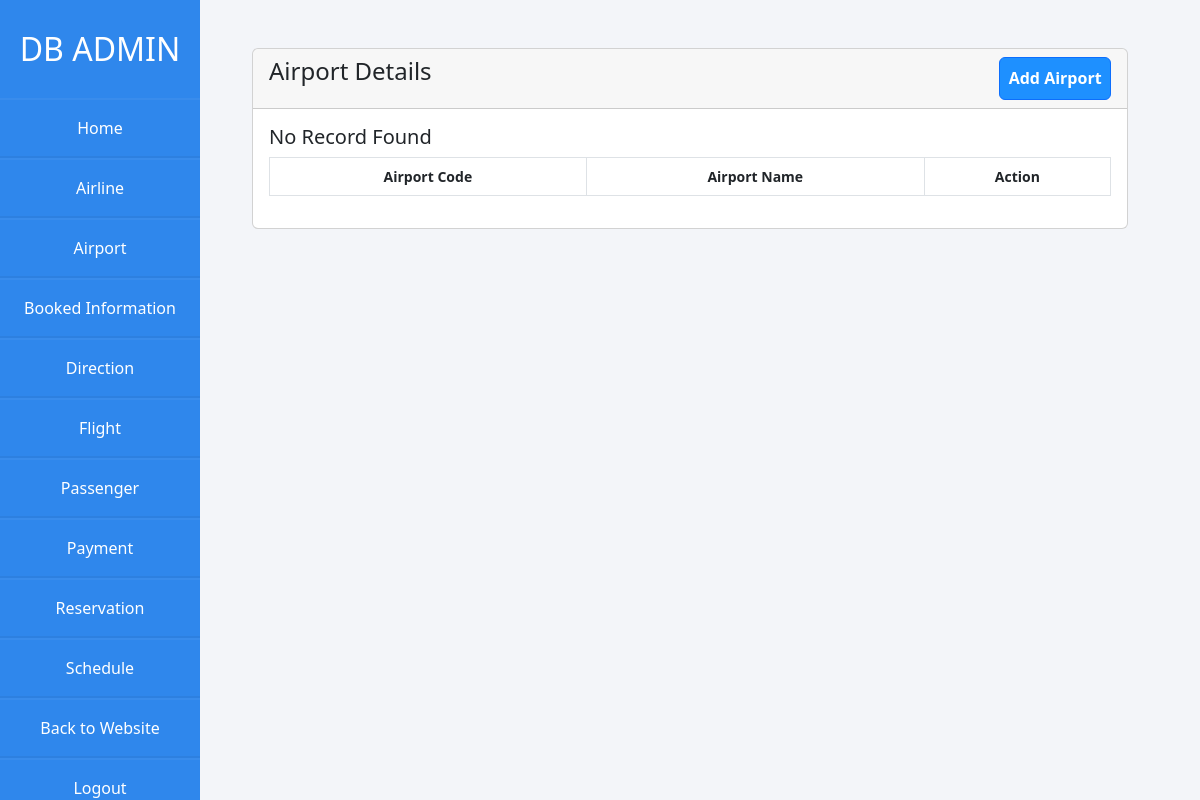
/Airlines/admin/airport.php, run on an earlier commit of the app's database.
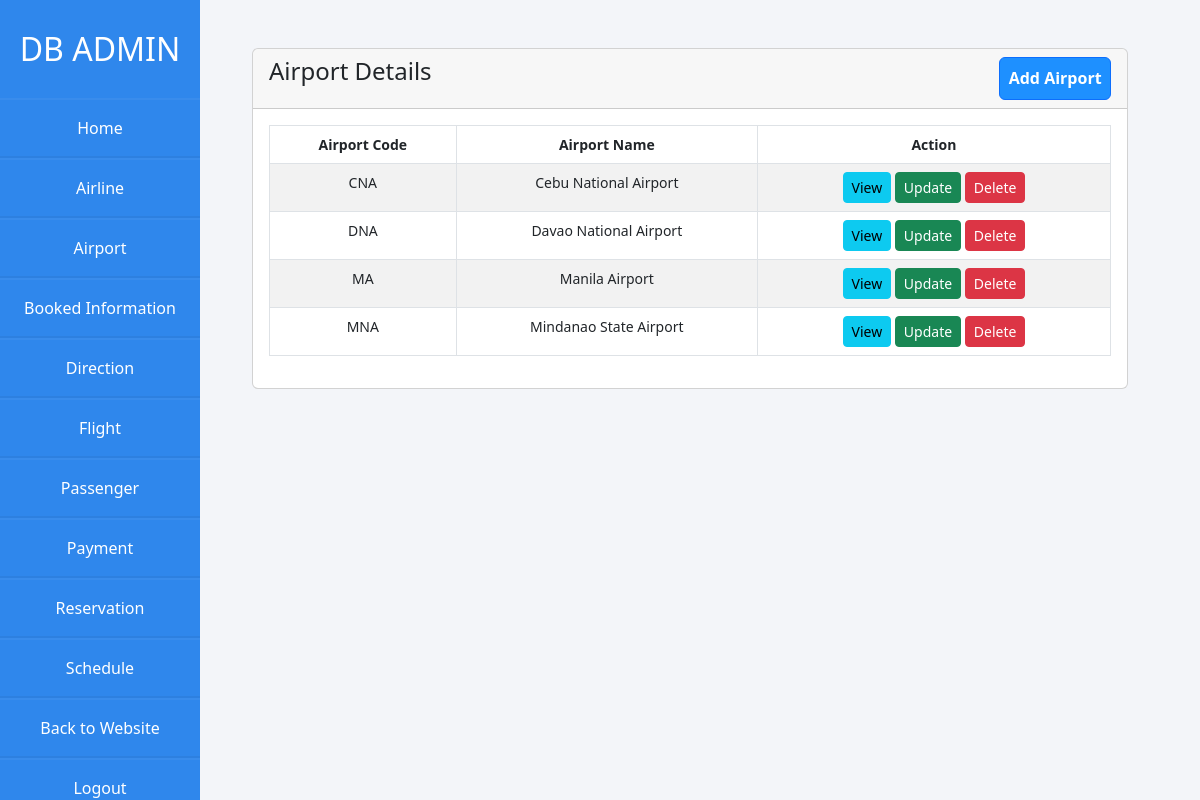
And on a later commit of the database.
### tables this page shows
CREATE TABLE `airport` (
  `airport_code` char(3) NOT NULL,
  `airport_name` varchar(255) NOT NULL
);

### Airlines/admin/airport.php (the view, shortened to what this page needs)
<?php
  require 'dbcon.php';
?>
<!doctype html>
<html lang="en">
  <head>
    <link href="https://cdn.jsdelivr.net/npm/bootstrap@5.2.0-beta1/dist/css/bootstrap.min.css" rel="stylesheet">
    <link rel="stylesheet" href="css/styles.css">
  </head>
  <body>
    <div class="wrapper">
      <div class="sidebar">
        <h2>DB Admin</h2>
        <li><a href="admin.php">Home</a></li>
        <li><a href="airline.php">Airline</a></li>
        <li><a href="airport.php">Airport</a></li>
        <li><a href="booked-information.php">Booked Information</a></li>
        <li><a href="direction.php">Direction</a></li>
        <li><a href="flight.php">Flight</a></li>
        <li><a href="passenger.php">Passenger</a></li>
        <li><a href="payment.php">Payment</a></li>
        <li><a href="reservation.php">Reservation</a></li>
        <li><a href="schedule.php">Schedule</a></li>
        <li><a href="../home.php"> Back to Website</a></li>
        <li><a href="logout-admin.php"> Logout</a></li>
      </div>
    </div>
    <div class="container mt-5">
      <div class="row">
        <div class="col-md-12">
          <div class="card">
            <div class="card-header">
              <h4>Airport Details
                <a href="airport-create.php" class="btn btn-primary float-end">Add Airport</a>
              </h4>
            </div>
            <div class="card-body">
              <table class="table table-bordered table-striped">
                  <thead>
                      <tr>
                        <th>Airport Code</th>
                        <th>Airport Name</th>
                        <th>Action</th>
                      </tr>
                  </thead>
                  <tbody>
                    <?php
                      $query = "SELECT * FROM airport";
                      $query_run = mysqli_query($con, $query);
                      if(mysqli_num_rows($query_run) > 0){
                        foreach($query_run as $airport){
                          ?>
                          <tr>
                            <td><?= $airport['airport_code']; ?></td>
                            <td><?= $airport['airport_name']; ?></td>
                            <td>
                              <a href="airport-view.php?airport_code=<?= $airport['airport_code']; ?>" class="btn btn-info btn-sm">View</a>
                              <a href="airport-update.php?airport_code=<?= $airport['airport_code']; ?>" class="btn btn-success btn-sm">Update</a>
                              <form action="code.php" method='POST' class="d-inline">
                                <button type="submit" name="delete_airport" value="<?=$airport['airport_code']; ?>" class="btn btn-danger btn-sm">Delete</a>
                              </form>
                            </td>
                          </tr>
                          <?php
                        }
                      }
                      else{
                        echo '<h5>No Record Found </h5>';
                      }
                    ?>
                  </tbody>
              </table>
            </div>
          </div>
        </div>
      </div>
    </div>
  </body>
</html>

What changed in the data, as far as the page shows it:
added airport: airport_code "CNA", airport_name "Cebu National Airport"
added airport: airport_code "DNA", airport_name "Davao National Airport"
added airport: airport_code "MA", airport_name "Manila Airport"
added airport: airport_code "MNA", airport_name "Mindanao State Airport"
Also different on the page:
text no longer shown: "No Record Found"
